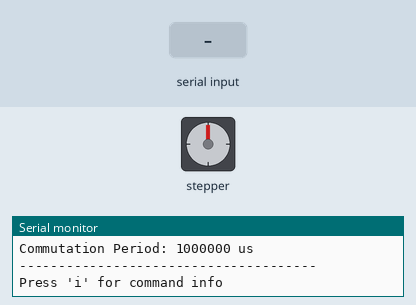
Bench run of a sketch on a simulated Arduino Uno, built with avr-gcc and run on an emulated ATmega328P. On the bench: stepper motor, the last lines printed to the serial monitor. Wiring (inferred from the names in the program): stepper motor (2048 steps per turn assumed): coils pin 2, pin 3, pin 4, pin 5. The test bench sets the inputs (shaded band). EEPROM starts erased.

Above: at 1.2 s.
1.3 s: "-" received over Serial
At 4.0 s:
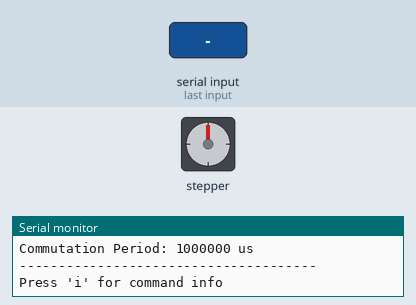
4.3 s: "+" received over Serial
At 4.9 s:
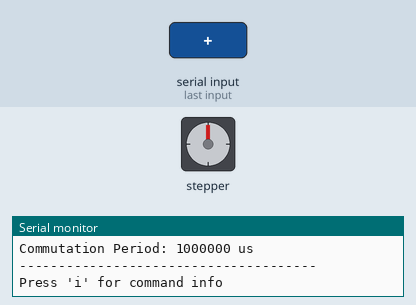
Timing chart, 0 to 7.3 s (numbered marks = the images above; inputs shaded):
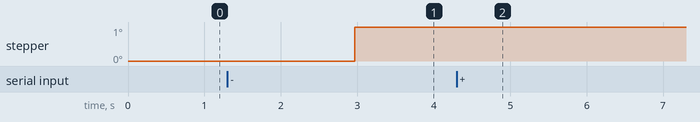

The sketch:

firmware.ino
```cpp
#include <SPI.h>
#include <mcp2515.h>
#include <EEPROM.h>

// MOSFET control pins
#define MOSFET_AH 0  // Phase A High
#define MOSFET_AL 2  // Phase A Low
#define MOSFET_BH 1  // Phase B High
#define MOSFET_BL 4  // Phase B Low
#define MOSFET_CH 3  // Phase C High
#define MOSFET_CL 5  // Phase C Low

// EEPROM address for CAN ID
#define CAN_ID_ADDRESS 0

// CAN bus setup
MCP2515 mcp2515(7);

// Motor parameters
#define POLE_PAIRS 7
#define MIN_SPEED 100 // Minimum speed for reliable open-loop operation

// Control variables
uint8_t commutationStep = 0;
uint16_t motorSpeed = 0; // 0-1000
unsigned long lastCommutationTime = 0;
unsigned long commutationPeriod = 1000000; // in microseconds
uint8_t canID = 0x01; // Default CAN ID (0-63), will be loaded from EEPROM

// TUI variables
#define SERIAL_BAUD 115200
unsigned long lastUpdateTime = 0;
#define UPDATE_INTERVAL 250 // ms

void setup() {
  // Initialize MOSFET control pins
  pinMode(MOSFET_AH, OUTPUT);
  pinMode(MOSFET_AL, OUTPUT);
  pinMode(MOSFET_BH, OUTPUT);
  pinMode(MOSFET_BL, OUTPUT);
  pinMode(MOSFET_CH, OUTPUT);
  pinMode(MOSFET_CL, OUTPUT);

  // Turn off all MOSFETs initially
  allMosfetsOff();

  // Load CAN ID from EEPROM
  canID = loadCanID();

  // Initialize CAN bus
  mcp2515.reset();
  mcp2515.setBitrate(CAN_1000KBPS);
  mcp2515.setNormalMode();

  // Initialize Serial for TUI
  Serial.begin(SERIAL_BAUD);
  while (!Serial) {
    ; // Wait for serial port to connect
  }
  printMenu();
}

void loop() {
  // Check for CAN messages
  struct can_frame canMsg;
  if (mcp2515.readMessage(&canMsg) == MCP2515::ERROR_OK) {
    if (canMsg.can_id == canID) { // Use the stored CAN ID
      motorSpeed = (canMsg.data[0] << 8) | canMsg.data[1]; // 0-1000 range
    }
  }

  // Open-loop commutation
  if (motorSpeed >= MIN_SPEED) {
    openLoopCommutation();
  } else {
    allMosfetsOff();
  }

  // Handle serial input
  if (Serial.available()) {
    char input = Serial.read();
    handleSerialInput(input);
  }

  // Update TUI
  unsigned long currentTime = millis();
  if (currentTime - lastUpdateTime >= UPDATE_INTERVAL) {
    updateTUI();
    lastUpdateTime = currentTime;
  }
}

void openLoopCommutation() {
  unsigned long currentTime = micros();

  // Check if it's time for the next commutation step
  if (currentTime - lastCommutationTime >= commutationPeriod / 6) {
    commutationStep = (commutationStep + 1) % 6;
    lastCommutationTime = currentTime;

    // Apply the new commutation step
    applyCommutationStep();
  }
}

void applyCommutationStep() {
  switch(commutationStep) {
    case 0: // A-B
      digitalWrite(MOSFET_AH, HIGH);
      digitalWrite(MOSFET_BL, HIGH);
      digitalWrite(MOSFET_AL, LOW);
      digitalWrite(MOSFET_BH, LOW);
      digitalWrite(MOSFET_CH, LOW);
      digitalWrite(MOSFET_CL, LOW);
      break;
    case 1: // A-C
      digitalWrite(MOSFET_AH, HIGH);
      digitalWrite(MOSFET_CL, HIGH);
      digitalWrite(MOSFET_AL, LOW);
      digitalWrite(MOSFET_BH, LOW);
      digitalWrite(MOSFET_BL, LOW);
      digitalWrite(MOSFET_CH, LOW);
      break;
    case 2: // B-C
      digitalWrite(MOSFET_BH, HIGH);
      digitalWrite(MOSFET_CL, HIGH);
      digitalWrite(MOSFET_AL, LOW);
      digitalWrite(MOSFET_AH, LOW);
      digitalWrite(MOSFET_BL, LOW);
      digitalWrite(MOSFET_CH, LOW);
      break;
    case 3: // B-A
      digitalWrite(MOSFET_BH, HIGH);
      digitalWrite(MOSFET_AL, HIGH);
      digitalWrite(MOSFET_AH, LOW);
      digitalWrite(MOSFET_BL, LOW);
      digitalWrite(MOSFET_CH, LOW);
      digitalWrite(MOSFET_CL, LOW);
      break;
    case 4: // C-A
      digitalWrite(MOSFET_CH, HIGH);
      digitalWrite(MOSFET_AL, HIGH);
      digitalWrite(MOSFET_AH, LOW);
      digitalWrite(MOSFET_BH, LOW);
      digitalWrite(MOSFET_BL, LOW);
      digitalWrite(MOSFET_CL, LOW);
      break;
    case 5: // C-B
      digitalWrite(MOSFET_CH, HIGH);
      digitalWrite(MOSFET_BL, HIGH);
      digitalWrite(MOSFET_AL, LOW);
      digitalWrite(MOSFET_AH, LOW);
      digitalWrite(MOSFET_BH, LOW);
      digitalWrite(MOSFET_CL, LOW);
      break;
  }
}

void allMosfetsOff() {
  digitalWrite(MOSFET_AH, LOW);
  digitalWrite(MOSFET_AL, LOW);
  digitalWrite(MOSFET_BH, LOW);
  digitalWrite(MOSFET_BL, LOW);
  digitalWrite(MOSFET_CH, LOW);
  digitalWrite(MOSFET_CL, LOW);
}

void printMenu() {
  Serial.println(F("\n--- not rev hardware clientTeam1157 ---"));
  Serial.println(F("Commands:"));
  Serial.println(F("  '+' : Increase speed"));
  Serial.println(F("  '-' : Decrease speed"));
  Serial.println(F("  's' : Stop motor"));
  Serial.println(F("  'i' : Show this info"));
  Serial.println(F("  'c' : Set CAN ID (0-63)"));
  Serial.println(F("--------------------------------"));
}

void handleSerialInput(char input) {
  switch (input) {
    case '+':
      motorSpeed = min(1000, motorSpeed + 50);
      break;
    case '-':
      motorSpeed = max(0, motorSpeed - 50);
      break;
    case 's':
      motorSpeed = 0;
      break;
    case 'i':
      printMenu();
      break;
    case 'c':
      setCanID();
      break;
    default:
      Serial.println(F("Invalid command. Press 'i' for info."));
  }
}

void setCanID() {
  Serial.print(F("Enter new CAN ID (0-63): "));
  while (!Serial.available()) {
    ; // Wait for input
  }
  int id = Serial.parseInt();
  if (id >= 0 && id <= 63) { // Validate range
    canID = id;
    saveCanID(canID);
    Serial.print(F("CAN ID set to "));
    Serial.println(canID);
  } else {
    Serial.println(F("Invalid CAN ID. Please enter a value between 0 and 63."));
  }
}

void saveCanID(uint8_t id) {
  EEPROM.put(CAN_ID_ADDRESS, id);
}

uint8_t loadCanID() {
  uint8_t id;
  EEPROM.get(CAN_ID_ADDRESS, id);
  if (id > 63) { // EEPROM is empty or has invalid data
    id = 1; // Default CAN ID
    saveCanID(id);
  }
  return id;
}

void updateTUI() {
  Serial.print(F("\033[2J\033[H")); // Clear screen and move cursor to home
  Serial.println(F("--- not rev hardware client ---"));
  Serial.print(F("Motor Speed: "));
  Serial.print(motorSpeed);
  Serial.println(F(" / 1000"));
  Serial.print(F("CAN ID: "));
  Serial.println(canID);
  Serial.print(F("Commutation Step: "));
  Serial.println(commutationStep);
  Serial.print(F("Commutation Period: "));
  Serial.print(commutationPeriod);
  Serial.println(F(" us"));
  Serial.println(F("--------------------------------------"));
  Serial.println(F("Press 'i' for command info"));
}
```

Measured:
- after the input at 4.3 s, stepper: stays 1° (without the input it goes to 2° after 0.00 s)
